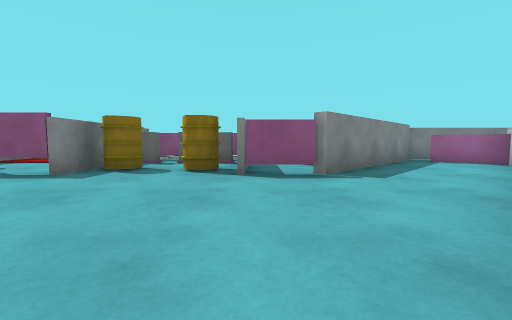
[1] (above)

15 first-person views from a walk through a scene from a Unity 3-D project. The camera is 0.59 m above the floor, tilts 4° down and sees 90° across. The floor is counted in squares, 1 m on a side. Each view is taken from the middle of a square. On the plan, view 1 faces up. The plan holds only what a view shows up to about 9 squares ahead; the rest is blank. The player character is not drawn. Some animated figures are not drawn. Some surface patterns are stand-ins.

[2]
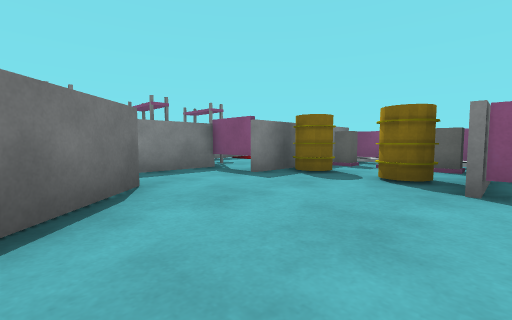

[3]
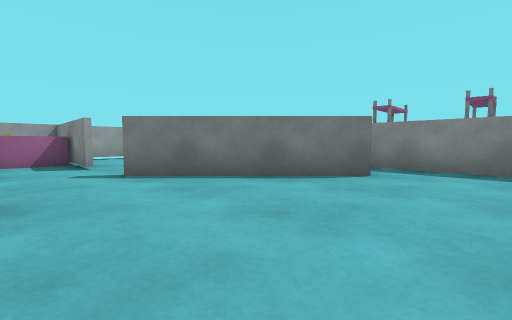

[4]
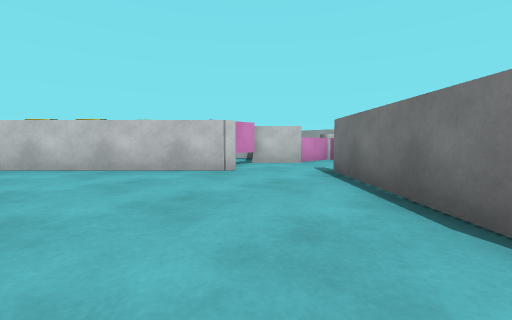

[5]
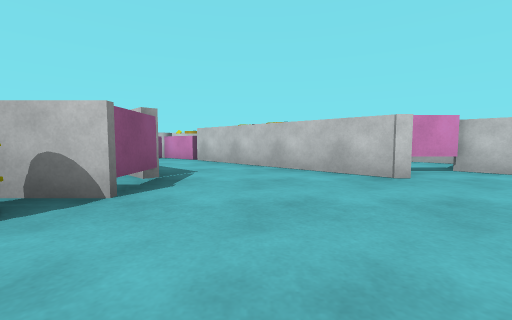

[6]
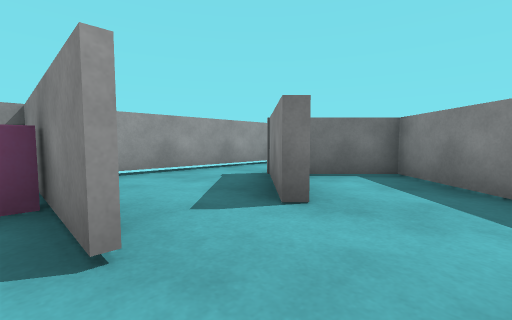

[7]
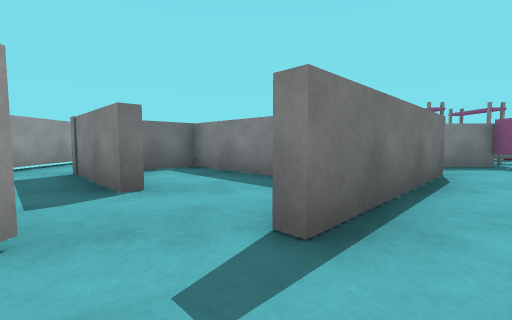

[8]
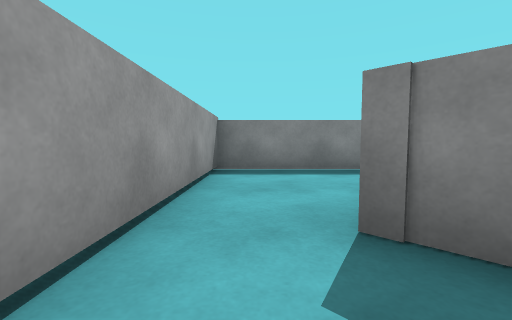

[9]
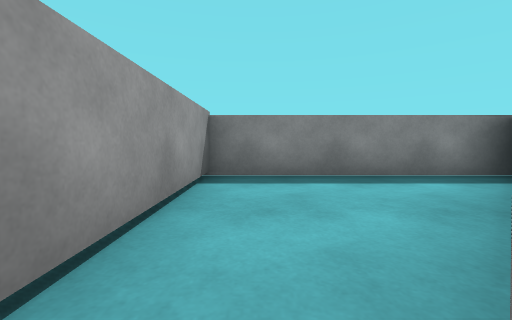

[10]
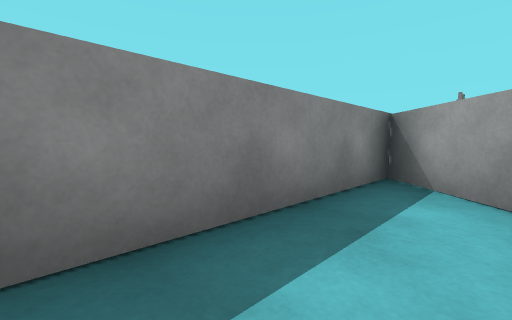

[11]
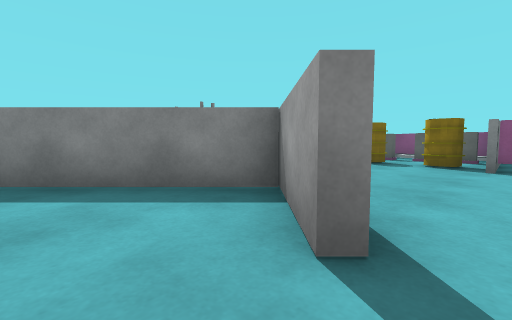

[12]
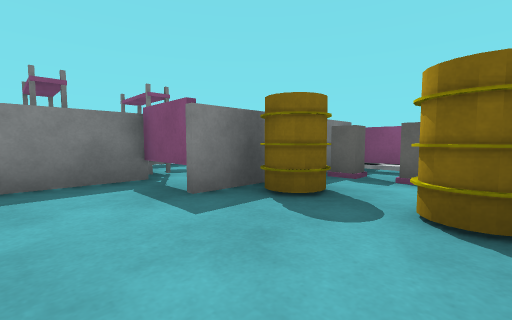

[13]
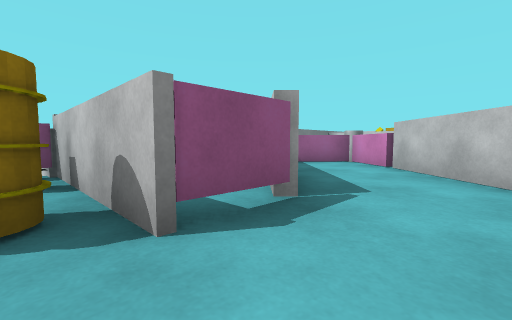

[14]
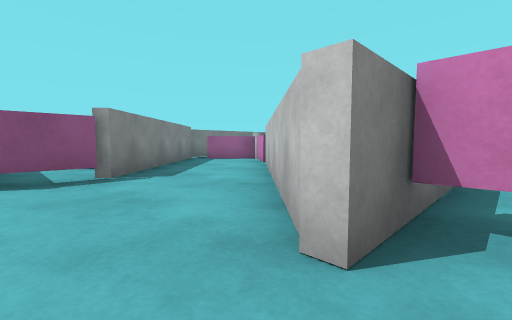

[15]
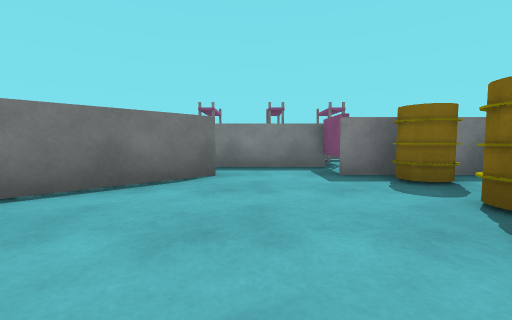

### Floor plan
Points are (right, up) in squares from view 1. A wall is a line through its corners. A room is listed if a view was taken in it or the views show most of it. See-through windows are left out.
Room 1 (views 1, 2, 3, 4, 5, 6, 7, 11, 12, 13, 14, 15)
walls: (1.1, 0.7) (5.4, 5); (-3.5, 2.3) (-0.4, -0.7); (-0.6, -0.9) (-2.1, 0.6) (-5.1, -2.5); (2, -1) (2, 0.5); (3.8, 0.5) (1, 0.5); (1.2, -2) (2.2, -0.9); (-0.3, -2.2) (-0.3, -5.9); (-3.5, 7.1) (-3.5, 4.6) (-5, 4.6) (-5, 1.6); (5.3, 5) (6.5, 6.4) (5.1, 7.5); (-0.2, -3.9) (1.4, -3.9) (1.4, -2.2); (8.2, 8.4) (5.1, 8.4) (1.2, 4.6) (-0.3, 4.6) (-0.3, 8.5)
ways out: opening at (-1, -3) to room 2
objects: barrel (-3, 5) to (-3, 6); barrel (-1, 5) to (-1, 6)
Room 2 (views 8, 9)
walls: (-1.8, -2.5) (-3.7, -4.3); (-4.4, -5.8) (1, -5.8)
ways out: opening at (-1, -3) to room 1; opening at (-4, -5) to room 3
Room 3 (view 10)
walls: (-6, -2) (-7.4, -0.6); (-7.4, -1.6) (-7.4, -5.8) (-4.4, -5.8)
ways out: opening at (-4, -5) to room 2

Positions as (right, up) in squares from view 1, and headings:
1: (0, 0), facing up
2: (0, 1), facing up-left
3: (1, 4), facing down-left
4: (-3, 4), facing down-right
5: (-3, 3), facing right
6: (0, -1), facing down-left
7: (1, -1), facing left
8: (-2, -5), facing left
9: (-3, -5), facing left
10: (-6, -5), facing up-left
11: (0, -2), facing up-left
12: (-1, 3), facing up-left
13: (-1, 3), facing up-right
14: (0, 0), facing up-right
15: (1, 3), facing left
